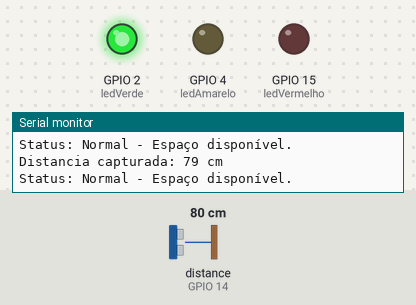
The sketch below on a simulated ESP32. Parts: output pins drawn as LEDs (lit = HIGH), the last lines printed to the serial monitor. Wiring (inferred from the names in the program): ultrasonic range finder: trigger GPIO 12; echo GPIO 14. The test bench sets the inputs (shaded band); at power-on: distance to the obstacle (sensor on GPIO 14) 80 cm. The echo pulse lasts 58.3 µs per cm; WiFi joins after 1.5 s; servers stay silent unless stated; no MQTT or app messages arrive unless stated; pins used as bus, display or sensor lines are not drawn.

Above: at 2.7 s.
2.8 s: distance to the obstacle (sensor on GPIO 14) set to 34 cm
4.7 s: distance to the obstacle (sensor on GPIO 14) set to 28 cm
At 6.0 s:
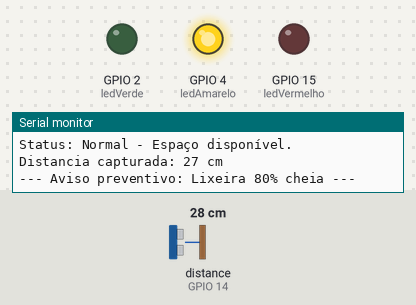
7.0 s: distance to the obstacle (sensor on GPIO 14) set to 12 cm
8.7 s: distance to the obstacle (sensor on GPIO 14) set to 9 cm
At 10.7 s:
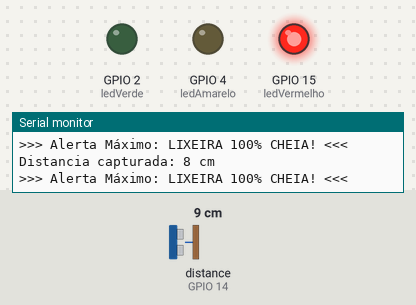
11.0 s: distance to the obstacle (sensor on GPIO 14) set to 18 cm
At 12.4 s:
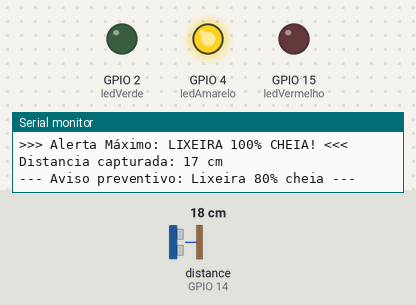
13.1 s: distance to the obstacle (sensor on GPIO 14) set to 2 cm
At 14.1 s:
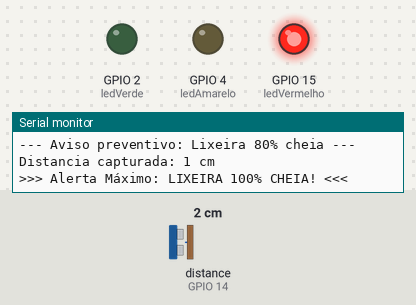
Timing chart, 0 to 16.1 s (numbered marks = the images above; inputs shaded):
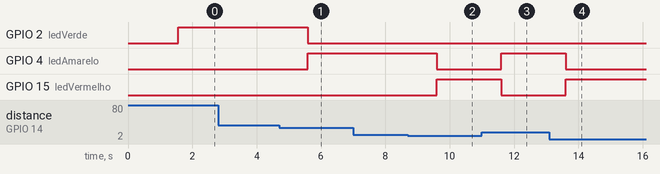

Measured:
- the behaviour switches between 32 and 31 cm on distance to the obstacle (sensor on GPIO 14) (found by bisection; images 0 and 1)
- the behaviour switches between 11 and 10 cm on distance to the obstacle (sensor on GPIO 14) (found by bisection; images 1 and 2)
- after the input at 4.7 s, GPIO 2 (ledVerde): HIGH → LOW after 0.89 s; GPIO 4 (ledAmarelo): LOW → HIGH after 0.89 s
- after the input at 8.7 s, GPIO 4 (ledAmarelo): HIGH → LOW after 0.90 s; GPIO 15 (ledVermelho): LOW → HIGH after 0.90 s
- after the input at 11.0 s, GPIO 4 (ledAmarelo): LOW → HIGH after 0.60 s; GPIO 15 (ledVermelho): HIGH → LOW after 0.60 s
- after the input at 13.1 s, GPIO 4 (ledAmarelo): HIGH → LOW after 0.51 s; GPIO 15 (ledVermelho): LOW → HIGH after 0.51 s

The sketch:

lixeiraint.ino
```cpp
#include <WiFi.h>
#include <PubSubClient.h>

// Conectividade
const char* ssid = "Wokwi-GUEST";
const char* password = "";
const char* mqtt_server = "broker.hivemq.com"; // Servidor público solicitado

WiFiClient espClient;
PubSubClient client(espClient);

// Definindo os Pinos
const int trigPin = 12;      // Sensor TRIG
const int echoPin = 14;      // Sensor ECHO
const int ledVerde = 2;      // LED Verde
const int ledAmarelo = 4;    // LED Amarelo
const int ledVermelho = 15;   // LED Vermelho

void setup_wifi() {
  delay(10);
  Serial.print("\nConectando em ");
  Serial.println(ssid);
  WiFi.begin(ssid, password);

  // Tenta conectar
  int tentativas = 0;
  while (WiFi.status() != WL_CONNECTED && tentativas < 20) {
    delay(500);
    Serial.print(".");
    tentativas++;
  }

  if (WiFi.status() == WL_CONNECTED) {
    Serial.println("\nWi-Fi Conectado com sucesso!");
  } else {
    Serial.println("\nWi-Fi offline (Modo de teste local)");
  }
}

void reconnect() {
  while (!client.connected() && WiFi.status() == WL_CONNECTED) {
    Serial.print("Tentando conexão MQTT...");
    if (client.connect("LixeiraInteligente_Projeto_ODS11")) {
      Serial.println("Conectado ao Broker!");
    } else {
      Serial.print("Falha, rc=");
      Serial.print(client.state());
      Serial.println(" tentando novamente em 5 segundos");
      delay(5000);
    }
  }
}

void setup() {
  Serial.begin(115200); // Velocidade para ESP32
  pinMode(trigPin, OUTPUT);
  pinMode(echoPin, INPUT);
  pinMode(ledVerde, OUTPUT);
  pinMode(ledAmarelo, OUTPUT);
  pinMode(ledVermelho, OUTPUT);

  setup_wifi();
  client.setServer(mqtt_server, 1883);
}

void loop() {
  if (WiFi.status() == WL_CONNECTED) {
    if (!client.connected()) reconnect();
    client.loop();
  }

  //Medindo Distância
  digitalWrite(trigPin, LOW);
  delayMicroseconds(2);
  digitalWrite(trigPin, HIGH);
  delayMicroseconds(10);
  digitalWrite(trigPin, LOW);

  long duracao = pulseIn(echoPin, HIGH);
  int distancia = duracao * 0.034 / 2;

  //Exibição no Monitor
  Serial.print("Distancia capturada: ");
  Serial.print(distancia);
  Serial.println(" cm");

  //Alertas e Atuadores

  // 1. Nível Crítico (100% Cheia)
  if (distancia < 10) {
    digitalWrite(ledVermelho, HIGH);
    digitalWrite(ledAmarelo, LOW);
    digitalWrite(ledVerde, LOW);
    Serial.println(">>> Alerta Máximo: LIXEIRA 100% CHEIA! <<<");
    if (client.connected()) client.publish("ods11/lixeira/status", "100% Cheia");
  }

  // 2. Nível de Atenção (80% Cheia)
  else if (distancia <= 30) {
    digitalWrite(ledVermelho, LOW);
    digitalWrite(ledAmarelo, HIGH); // Agora o Amarelo deve acender!
    digitalWrite(ledVerde, LOW);
    Serial.println("--- Aviso preventivo: Lixeira 80% cheia ---");
    if (client.connected()) client.publish("ods11/lixeira/status", "80% Cheia");
  }

  // 3. Nível Normal
  else {
    digitalWrite(ledVermelho, LOW);
    digitalWrite(ledAmarelo, LOW);
    digitalWrite(ledVerde, HIGH);
    Serial.println("Status: Normal - Espaço disponível.");
    if (client.connected()) client.publish("ods11/lixeira/status", "OK");
  }

  delay(1000); // Aguarda 1 segundo para a próxima leitura
}
```
